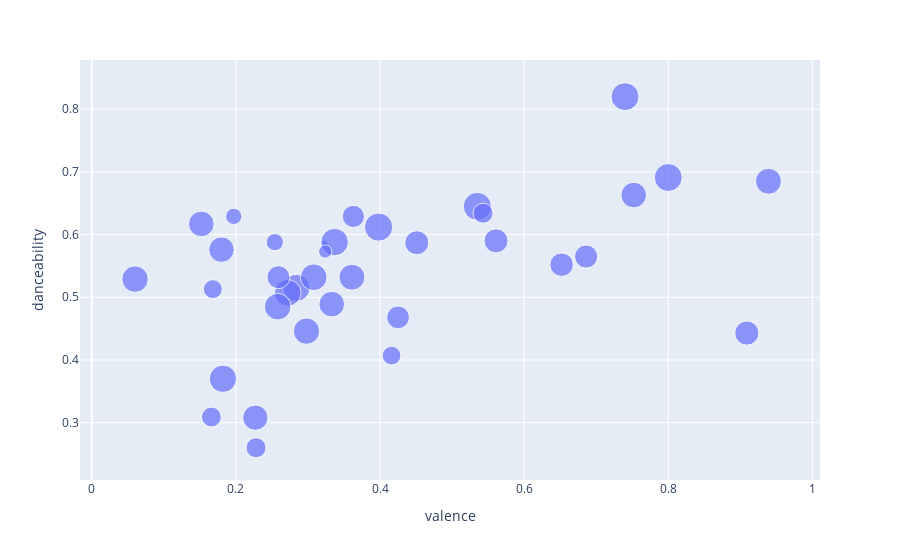

Notebook code cell kept with this figure:
### Code cell
fig = px.scatter(df, x="valence", y="danceability", size = "popularity", hover_data=['artist_name', 'name'])
fig.show()

### Figure 1 — Plotly figure (JSON) as saved in the notebook; plotly's stock layout.template omitted (floating-point values rounded to 4 significant figures)
{"data": [{"customdata": [["Depeche Mode", "Enjoy the Silence"], ["Silent Runners", "Roadkill"], ["The Cure", "A Forest"], ["Then Comes Silence", "Strange Kicks"], ["Joy Division", "Love Will Tear Us Apart"], ["Kate Bush", "Running Up That Hill (A Deal With God)"], ["Iron Maiden", "Fear of the Dark - 2015 Remaster"], ["Tears For Fears", "Everybody Wants To Rule The World"], ["Mr.Kitty", "After Dark"], ["The Neighbourhood", "Sweater Weather"], ["Joji", "SLOW DANCING IN THE DARK"], ["Kavinsky", "Nightcall"], ["Phil Collins", "In The Air Tonight - 2015 Remastered"], ["M83", "Midnight City"], ["Lil Peep", "Star Shopping"], ["Lil Peep", "witchblades"], ["The Neighbourhood", "Daddy Issues"], ["Billy Joel", "Vienna"], ["EDEN", "rock + roll"], ["Ocean Alley", "Confidence"], ["The xx", "Intro"], ["Bedroom", "In My Head"], ["Myslovitz", "Dlugość dźwięku samotności"], ["Arctic Monkeys", "Why'd You Only Call Me When You're High?"], ["Alphaville", "Forever Young"], ["Lindemann", "That's My Heart"], ["Edwin Rosen", "\"1119\""], ["salvia palth", "i was all over her"], ["Russell Crowe", "Stars"], ["Mr.Kitty", "Habits (feat. PASTEL GHOST)"], ["Lady Pank", "Wciąż bardziej obcy"], ["Mareux", "The Perfect Girl"], ["Cigarettes After Sex", "Apocalypse"], ["Bronski Beat", "Smalltown Boy"], ["Desmond Doom", "You'll Never Be A Rockstar (That's Okay)"], ["The Police", "Every Breath You Take"], ["U2", "I Still Haven't Found What I'm Looking For - Remastered 2007"]], "hovertemplate": "valence=%{x}<br>danceability=%{y}<br>popularity=%{marker.size}<br>artist_name=%{customdata[0]}<br>name=%{customdata[1]}<extra></extra>", "legendgroup": "", "marker": {"color": "#636efa", "size": [75, 34, 66, 40, 67, 30, 73, 90, 0, 91, 84, 77, 79, 81, 6, 46, 86, 81, 59, 66, 75, 74, 63, 89, 75, 45, 56, 80, 46, 60, 41, 81, 85, 77, 20, 89, 61], "sizemode": "area", "sizeref": 0.2275, "symbol": "circle"}, "mode": "markers", "name": "", "orientation": "v", "showlegend": false, "type": "scatter", "x": [0.752, 0.254, 0.451, 0.416, 0.909, 0.197, 0.227, 0.535, 0.0392, 0.398, 0.284, 0.361, 0.298, 0.272, 0.323, 0.543, 0.337, 0.308, 0.425, 0.561, 0.152, 0.18, 0.652, 0.8, 0.333, 0.166, 0.363, 0.0601, 0.228, 0.259, 0.168, 0.258, 0.182, 0.939, 0.324, 0.74, 0.686], "xaxis": "x", "y": [0.663, 0.588, 0.587, 0.407, 0.443, 0.629, 0.308, 0.645, 0.579, 0.612, 0.515, 0.532, 0.446, 0.507, 0.585, 0.634, 0.588, 0.532, 0.468, 0.59, 0.617, 0.576, 0.552, 0.691, 0.489, 0.309, 0.629, 0.529, 0.26, 0.532, 0.513, 0.485, 0.37, 0.685, 0.573, 0.82, 0.565], "yaxis": "y"}], "layout": {"legend": {"itemsizing": "constant", "tracegroupgap": 0}, "margin": {"t": 60}, "xaxis": {"anchor": "y", "domain": [0, 1], "title": {"text": "valence"}}, "yaxis": {"anchor": "x", "domain": [0, 1], "title": {"text": "danceability"}}}}
